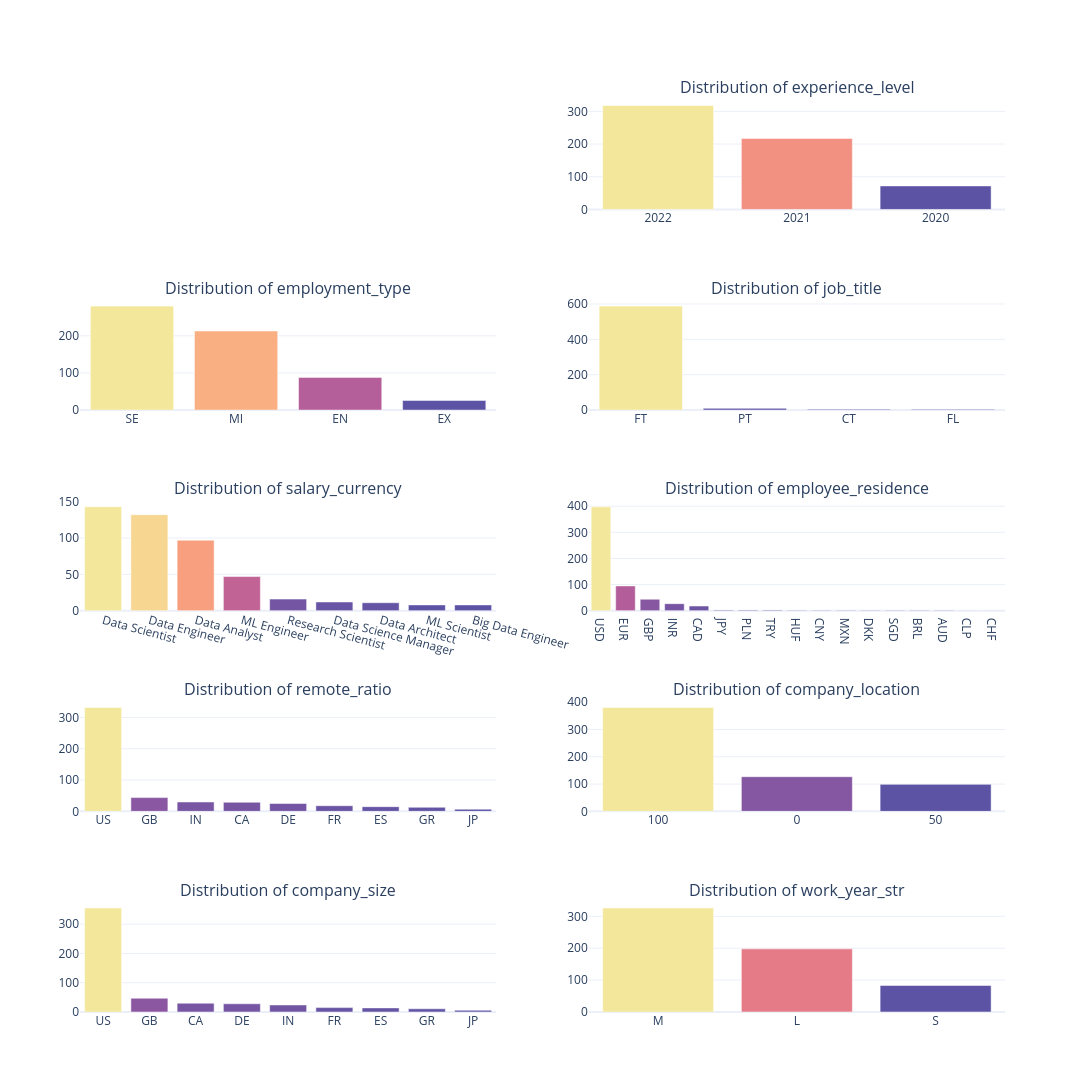

Notebook source saved alongside this figure:
### Markdown cell above
**3.1 Tablas de las diversas categorias**

### Code cell
# Este fragmento de còdgio es una adaptacion recuperado del ejemplo que proporcional Kaggle EDA
# inicializamos el dashboard con una cuadricula de 5 filas y 2 columnas
figDashboard = make_subplots(
    rows=5, cols=2,
    subplot_titles=[f"Distribution of {col}" for col in catCols],
    specs=[[{"type": "domain"}, {"type": "xy"}],
           [{"type": "xy"},     {"type": "xy"}],
           [{"type": "xy"},     {"type": "xy"}],
           [{"type": "xy"},     {"type": "xy"}],
           [{"type": "xy"},     {"type": "xy"}]]
)

# agregamos una grafica de pastel vacia en la primera posiciòn como marcador de posicion
figDashboard.add_trace(
    go.Pie(
        labels=[],
        values=[],
        name="",
        title={
            "text": "Count plot for<br>Categorical variables",
            "font": {"size": 20, "family": "Arial Black"}
        }
    ),
    row=1, col=1
)

# removemos sel titulo automatico del primer subplot para usar el titulo personalizado del pie chart
figDashboard.layout.annotations[0].text = ""

# definimos las posiciones exactas de fila y columna para cada grafica en el dashboard
gridPositions = [(0,1,2), (1,2,1), (2,2,2), (3,3,1), (4,3,2), (5,4,1), (6,4,2), (7,5,1), (8,5,2)]

# iteramos sobre las posiciones para construir y agregar cada grafica de barras
for idx, targetRow, targetCol in gridPositions:
    colName = catCols[idx]
    dfTemp = datos[[colName]].copy()

    # acortamos el texto de machine learning para que no sature el eje x de la grafica
    if idx == 3:
        dfTemp[colName] = dfTemp[colName].astype(str).str.replace('Machine Learning', 'ML')

    # calculamos la frecuencia de cada categoria en la columna
    valueCounts = dfTemp[colName].value_counts()

    # filtramos para mostrar solo el top 9 de categorias en las columnas mas extensas
    if idx in [3, 5, 7]:
        valueCounts = valueCounts.head(9)

    xValues = valueCounts.index.astype(str).tolist()
    yValues = valueCounts.values.tolist()

    # añadimos la grafica de barras al subplot correspondiente con un mapa de color degradado
    figDashboard.add_trace(
        go.Bar(
            x=xValues,
            y=yValues,
            marker={
                "color": yValues,
                "colorscale": "Sunset_r",
                "showscale": False
            },
            showlegend=False
        ),
        row=targetRow,
        col=targetCol
    )

# configuramos el tamaño total del lienzo y aplicamos un tema claro limpio
figDashboard.update_layout(
    height=1600,
    width=1100,
    template="plotly_white",
    showlegend=False
)

# inclinamos las etiquetas del eje x en una grafica especifica para mejorar la lectura del texto
figDashboard.update_xaxes(row=3, col=1, tickangle=15)

# desplegamos el dashboard completo con todos sus subplots
#figDashboard.write_html("dashboard.html", auto_open=True)
#IFrame("dashboard.html", width=500, height=500)
figDashboard.show()

### Figure 1 — Plotly figure (JSON) as saved in the notebook; plotly's stock layout.template omitted (floating-point values rounded to 4 significant figures)
{"data": [{"domain": {"x": [0, 0.45], "y": [0.88, 1]}, "labels": [], "name": "", "title": {"font": {"family": "Arial Black", "size": 20}, "text": "Count plot for<br>Categorical variables"}, "type": "pie", "values": []}, {"marker": {"color": [318, 217, 72], "colorscale": [[0, "rgb(92, 83, 165)"], [0.1667, "rgb(160, 89, 160)"], [0.3333, "rgb(206, 102, 147)"], [0.5, "rgb(235, 127, 134)"], [0.6667, "rgb(248, 160, 126)"], [0.8333, "rgb(250, 196, 132)"], [1, "rgb(243, 231, 155)"]], "showscale": false}, "showlegend": false, "type": "bar", "x": ["2022", "2021", "2020"], "xaxis": "x", "y": [318, 217, 72], "yaxis": "y"}, {"marker": {"color": [280, 213, 88, 26], "colorscale": [[0, "rgb(92, 83, 165)"], [0.1667, "rgb(160, 89, 160)"], [0.3333, "rgb(206, 102, 147)"], [0.5, "rgb(235, 127, 134)"], [0.6667, "rgb(248, 160, 126)"], [0.8333, "rgb(250, 196, 132)"], [1, "rgb(243, 231, 155)"]], "showscale": false}, "showlegend": false, "type": "bar", "x": ["SE", "MI", "EN", "EX"], "xaxis": "x2", "y": [280, 213, 88, 26], "yaxis": "y2"}, {"marker": {"color": [588, 10, 5, 4], "colorscale": [[0, "rgb(92, 83, 165)"], [0.1667, "rgb(160, 89, 160)"], [0.3333, "rgb(206, 102, 147)"], [0.5, "rgb(235, 127, 134)"], [0.6667, "rgb(248, 160, 126)"], [0.8333, "rgb(250, 196, 132)"], [1, "rgb(243, 231, 155)"]], "showscale": false}, "showlegend": false, "type": "bar", "x": ["FT", "PT", "CT", "FL"], "xaxis": "x3", "y": [588, 10, 5, 4], "yaxis": "y3"}, {"marker": {"color": [143, 132, 97, 47, 16, 12, 11, 8, 8], "colorscale": [[0, "rgb(92, 83, 165)"], [0.1667, "rgb(160, 89, 160)"], [0.3333, "rgb(206, 102, 147)"], [0.5, "rgb(235, 127, 134)"], [0.6667, "rgb(248, 160, 126)"], [0.8333, "rgb(250, 196, 132)"], [1, "rgb(243, 231, 155)"]], "showscale": false}, "showlegend": false, "type": "bar", "x": ["Data Scientist", "Data Engineer", "Data Analyst", "ML Engineer", "Research Scientist", "Data Science Manager", "Data Architect", "ML Scientist", "Big Data Engineer"], "xaxis": "x4", "y": [143, 132, 97, 47, 16, 12, 11, 8, 8], "yaxis": "y4"}, {"marker": {"color": [398, 95, 44, 27, 18, 3, 3, 3, 2, 2, 2, 2, 2, 2, 2, 1, 1], "colorscale": [[0, "rgb(92, 83, 165)"], [0.1667, "rgb(160, 89, 160)"], [0.3333, "rgb(206, 102, 147)"], [0.5, "rgb(235, 127, 134)"], [0.6667, "rgb(248, 160, 126)"], [0.8333, "rgb(250, 196, 132)"], [1, "rgb(243, 231, 155)"]], "showscale": false}, "showlegend": false, "type": "bar", "x": ["USD", "EUR", "GBP", "INR", "CAD", "JPY", "PLN", "TRY", "HUF", "CNY", "MXN", "DKK", "SGD", "BRL", "AUD", "CLP", "CHF"], "xaxis": "x5", "y": [398, 95, 44, 27, 18, 3, 3, 3, 2, 2, 2, 2, 2, 2, 2, 1, 1], "yaxis": "y5"}, {"marker": {"color": [332, 44, 30, 29, 25, 18, 15, 13, 7], "colorscale": [[0, "rgb(92, 83, 165)"], [0.1667, "rgb(160, 89, 160)"], [0.3333, "rgb(206, 102, 147)"], [0.5, "rgb(235, 127, 134)"], [0.6667, "rgb(248, 160, 126)"], [0.8333, "rgb(250, 196, 132)"], [1, "rgb(243, 231, 155)"]], "showscale": false}, "showlegend": false, "type": "bar", "x": ["US", "GB", "IN", "CA", "DE", "FR", "ES", "GR", "JP"], "xaxis": "x6", "y": [332, 44, 30, 29, 25, 18, 15, 13, 7], "yaxis": "y6"}, {"marker": {"color": [381, 127, 99], "colorscale": [[0, "rgb(92, 83, 165)"], [0.1667, "rgb(160, 89, 160)"], [0.3333, "rgb(206, 102, 147)"], [0.5, "rgb(235, 127, 134)"], [0.6667, "rgb(248, 160, 126)"], [0.8333, "rgb(250, 196, 132)"], [1, "rgb(243, 231, 155)"]], "showscale": false}, "showlegend": false, "type": "bar", "x": ["100", "0", "50"], "xaxis": "x7", "y": [381, 127, 99], "yaxis": "y7"}, {"marker": {"color": [355, 47, 30, 28, 24, 15, 14, 11, 6], "colorscale": [[0, "rgb(92, 83, 165)"], [0.1667, "rgb(160, 89, 160)"], [0.3333, "rgb(206, 102, 147)"], [0.5, "rgb(235, 127, 134)"], [0.6667, "rgb(248, 160, 126)"], [0.8333, "rgb(250, 196, 132)"], [1, "rgb(243, 231, 155)"]], "showscale": false}, "showlegend": false, "type": "bar", "x": ["US", "GB", "CA", "DE", "IN", "FR", "ES", "GR", "JP"], "xaxis": "x8", "y": [355, 47, 30, 28, 24, 15, 14, 11, 6], "yaxis": "y8"}, {"marker": {"color": [326, 198, 83], "colorscale": [[0, "rgb(92, 83, 165)"], [0.1667, "rgb(160, 89, 160)"], [0.3333, "rgb(206, 102, 147)"], [0.5, "rgb(235, 127, 134)"], [0.6667, "rgb(248, 160, 126)"], [0.8333, "rgb(250, 196, 132)"], [1, "rgb(243, 231, 155)"]], "showscale": false}, "showlegend": false, "type": "bar", "x": ["M", "L", "S"], "xaxis": "x9", "y": [326, 198, 83], "yaxis": "y9"}], "layout": {"annotations": [{"font": {"size": 16}, "showarrow": false, "text": "", "x": 0.225, "xanchor": "center", "xref": "paper", "y": 1, "yanchor": "bottom", "yref": "paper"}, {"font": {"size": 16}, "showarrow": false, "text": "Distribution of experience_level", "x": 0.775, "xanchor": "center", "xref": "paper", "y": 1, "yanchor": "bottom", "yref": "paper"}, {"font": {"size": 16}, "showarrow": false, "text": "Distribution of employment_type", "x": 0.225, "xanchor": "center", "xref": "paper", "y": 0.78, "yanchor": "bottom", "yref": "paper"}, {"font": {"size": 16}, "showarrow": false, "text": "Distribution of job_title", "x": 0.775, "xanchor": "center", "xref": "paper", "y": 0.78, "yanchor": "bottom", "yref": "paper"}, {"font": {"size": 16}, "showarrow": false, "text": "Distribution of salary_currency", "x": 0.225, "xanchor": "center", "xref": "paper", "y": 0.56, "yanchor": "bottom", "yref": "paper"}, {"font": {"size": 16}, "showarrow": false, "text": "Distribution of employee_residence", "x": 0.775, "xanchor": "center", "xref": "paper", "y": 0.56, "yanchor": "bottom", "yref": "paper"}, {"font": {"size": 16}, "showarrow": false, "text": "Distribution of remote_ratio", "x": 0.225, "xanchor": "center", "xref": "paper", "y": 0.34, "yanchor": "bottom", "yref": "paper"}, {"font": {"size": 16}, "showarrow": false, "text": "Distribution of company_location", "x": 0.775, "xanchor": "center", "xref": "paper", "y": 0.34, "yanchor": "bottom", "yref": "paper"}, {"font": {"size": 16}, "showarrow": false, "text": "Distribution of company_size", "x": 0.225, "xanchor": "center", "xref": "paper", "y": 0.12, "yanchor": "bottom", "yref": "paper"}, {"font": {"size": 16}, "showarrow": false, "text": "Distribution of work_year_str", "x": 0.775, "xanchor": "center", "xref": "paper", "y": 0.12, "yanchor": "bottom", "yref": "paper"}], "height": 1600, "showlegend": false, "width": 1100, "xaxis": {"anchor": "y", "domain": [0.55, 1]}, "xaxis2": {"anchor": "y2", "domain": [0, 0.45]}, "xaxis3": {"anchor": "y3", "domain": [0.55, 1]}, "xaxis4": {"anchor": "y4", "domain": [0, 0.45], "tickangle": 15}, "xaxis5": {"anchor": "y5", "domain": [0.55, 1]}, "xaxis6": {"anchor": "y6", "domain": [0, 0.45]}, "xaxis7": {"anchor": "y7", "domain": [0.55, 1]}, "xaxis8": {"anchor": "y8", "domain": [0, 0.45]}, "xaxis9": {"anchor": "y9", "domain": [0.55, 1]}, "yaxis": {"anchor": "x", "domain": [0.88, 1]}, "yaxis2": {"anchor": "x2", "domain": [0.66, 0.78]}, "yaxis3": {"anchor": "x3", "domain": [0.66, 0.78]}, "yaxis4": {"anchor": "x4", "domain": [0.44, 0.56]}, "yaxis5": {"anchor": "x5", "domain": [0.44, 0.56]}, "yaxis6": {"anchor": "x6", "domain": [0.22, 0.34]}, "yaxis7": {"anchor": "x7", "domain": [0.22, 0.34]}, "yaxis8": {"anchor": "x8", "domain": [0, 0.12]}, "yaxis9": {"anchor": "x9", "domain": [0, 0.12]}}}
